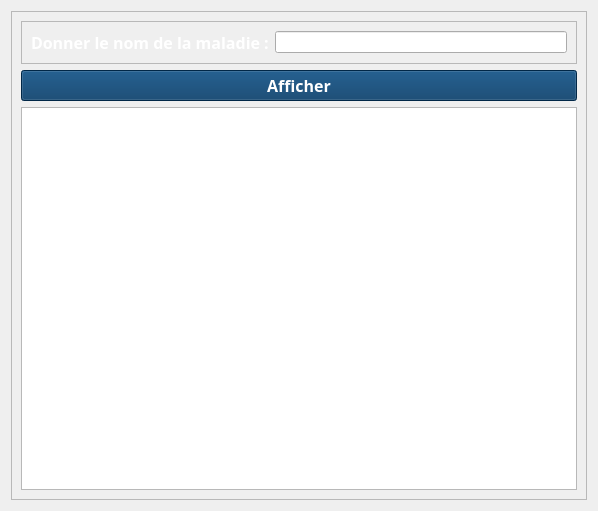
<?xml version="1.0" encoding="UTF-8"?>
<ui version="4.0">
 <class>Form</class>
 <widget class="QWidget" name="Form">
  <property name="geometry">
   <rect>
    <x>0</x>
    <y>0</y>
    <width>598</width>
    <height>511</height>
   </rect>
  </property>
  <property name="windowTitle">
   <string>Form</string>
  </property>
  <property name="styleSheet">
   <string notr="true">QWidget {
    border-image: url(:/newPrefix/covid.jpg);
}
QWidget * {
    border-image: none;
}</string>
  </property>
  <layout class="QHBoxLayout" name="horizontalLayout_2">
   <item>
    <widget class="QFrame" name="frame_2">
     <property name="frameShape">
      <enum>QFrame::StyledPanel</enum>
     </property>
     <property name="frameShadow">
      <enum>QFrame::Raised</enum>
     </property>
     <layout class="QVBoxLayout" name="verticalLayout">
      <item>
       <widget class="QFrame" name="frame">
        <property name="frameShape">
         <enum>QFrame::StyledPanel</enum>
        </property>
        <property name="frameShadow">
         <enum>QFrame::Raised</enum>
        </property>
        <layout class="QHBoxLayout" name="horizontalLayout">
         <item>
          <widget class="QLabel" name="label">
           <property name="palette">
            <palette>
             <active>
              <colorrole role="WindowText">
               <brush brushstyle="SolidPattern">
                <color alpha="255">
                 <red>255</red>
                 <green>255</green>
                 <blue>255</blue>
                </color>
               </brush>
              </colorrole>
              <colorrole role="Text">
               <brush brushstyle="SolidPattern">
                <color alpha="255">
                 <red>255</red>
                 <green>255</green>
                 <blue>255</blue>
                </color>
               </brush>
              </colorrole>
              <colorrole role="ButtonText">
               <brush brushstyle="SolidPattern">
                <color alpha="255">
                 <red>255</red>
                 <green>255</green>
                 <blue>255</blue>
                </color>
               </brush>
              </colorrole>
             </active>
             <inactive>
              <colorrole role="WindowText">
               <brush brushstyle="SolidPattern">
                <color alpha="255">
                 <red>255</red>
                 <green>255</green>
                 <blue>255</blue>
                </color>
               </brush>
              </colorrole>
              <colorrole role="Text">
               <brush brushstyle="SolidPattern">
                <color alpha="255">
                 <red>255</red>
                 <green>255</green>
                 <blue>255</blue>
                </color>
               </brush>
              </colorrole>
              <colorrole role="ButtonText">
               <brush brushstyle="SolidPattern">
                <color alpha="255">
                 <red>255</red>
                 <green>255</green>
                 <blue>255</blue>
                </color>
               </brush>
              </colorrole>
             </inactive>
             <disabled>
              <colorrole role="WindowText">
               <brush brushstyle="SolidPattern">
                <color alpha="255">
                 <red>120</red>
                 <green>120</green>
                 <blue>120</blue>
                </color>
               </brush>
              </colorrole>
              <colorrole role="Text">
               <brush brushstyle="SolidPattern">
                <color alpha="255">
                 <red>120</red>
                 <green>120</green>
                 <blue>120</blue>
                </color>
               </brush>
              </colorrole>
              <colorrole role="ButtonText">
               <brush brushstyle="SolidPattern">
                <color alpha="255">
                 <red>120</red>
                 <green>120</green>
                 <blue>120</blue>
                </color>
               </brush>
              </colorrole>
             </disabled>
            </palette>
           </property>
           <property name="font">
            <font>
             <family>Segoe UI Black</family>
             <pointsize>12</pointsize>
             <weight>75</weight>
             <bold>true</bold>
            </font>
           </property>
           <property name="text">
            <string>Donner le nom de la maladie :</string>
           </property>
          </widget>
         </item>
         <item>
          <widget class="QLineEdit" name="lineEdit"/>
         </item>
        </layout>
       </widget>
      </item>
      <item>
       <widget class="QPushButton" name="pushButton">
        <property name="palette">
         <palette>
          <active>
           <colorrole role="WindowText">
            <brush brushstyle="SolidPattern">
             <color alpha="255">
              <red>255</red>
              <green>255</green>
              <blue>255</blue>
             </color>
            </brush>
           </colorrole>
           <colorrole role="Button">
            <brush brushstyle="SolidPattern">
             <color alpha="255">
              <red>1</red>
              <green>55</green>
              <blue>100</blue>
             </color>
            </brush>
           </colorrole>
           <colorrole role="Text">
            <brush brushstyle="SolidPattern">
             <color alpha="255">
              <red>255</red>
              <green>255</green>
              <blue>255</blue>
             </color>
            </brush>
           </colorrole>
           <colorrole role="ButtonText">
            <brush brushstyle="SolidPattern">
             <color alpha="255">
              <red>255</red>
              <green>255</green>
              <blue>255</blue>
             </color>
            </brush>
           </colorrole>
           <colorrole role="Base">
            <brush brushstyle="SolidPattern">
             <color alpha="255">
              <red>1</red>
              <green>55</green>
              <blue>100</blue>
             </color>
            </brush>
           </colorrole>
           <colorrole role="Window">
            <brush brushstyle="SolidPattern">
             <color alpha="255">
              <red>1</red>
              <green>55</green>
              <blue>100</blue>
             </color>
            </brush>
           </colorrole>
          </active>
          <inactive>
           <colorrole role="WindowText">
            <brush brushstyle="SolidPattern">
             <color alpha="255">
              <red>255</red>
              <green>255</green>
              <blue>255</blue>
             </color>
            </brush>
           </colorrole>
           <colorrole role="Button">
            <brush brushstyle="SolidPattern">
             <color alpha="255">
              <red>1</red>
              <green>55</green>
              <blue>100</blue>
             </color>
            </brush>
           </colorrole>
           <colorrole role="Text">
            <brush brushstyle="SolidPattern">
             <color alpha="255">
              <red>255</red>
              <green>255</green>
              <blue>255</blue>
             </color>
            </brush>
           </colorrole>
           <colorrole role="ButtonText">
            <brush brushstyle="SolidPattern">
             <color alpha="255">
              <red>255</red>
              <green>255</green>
              <blue>255</blue>
             </color>
            </brush>
           </colorrole>
           <colorrole role="Base">
            <brush brushstyle="SolidPattern">
             <color alpha="255">
              <red>1</red>
              <green>55</green>
              <blue>100</blue>
             </color>
            </brush>
           </colorrole>
           <colorrole role="Window">
            <brush brushstyle="SolidPattern">
             <color alpha="255">
              <red>1</red>
              <green>55</green>
              <blue>100</blue>
             </color>
            </brush>
           </colorrole>
          </inactive>
          <disabled>
           <colorrole role="WindowText">
            <brush brushstyle="SolidPattern">
             <color alpha="255">
              <red>120</red>
              <green>120</green>
              <blue>120</blue>
             </color>
            </brush>
           </colorrole>
           <colorrole role="Button">
            <brush brushstyle="SolidPattern">
             <color alpha="255">
              <red>1</red>
              <green>55</green>
              <blue>100</blue>
             </color>
            </brush>
           </colorrole>
           <colorrole role="Text">
            <brush brushstyle="SolidPattern">
             <color alpha="255">
              <red>120</red>
              <green>120</green>
              <blue>120</blue>
             </color>
            </brush>
           </colorrole>
           <colorrole role="ButtonText">
            <brush brushstyle="SolidPattern">
             <color alpha="255">
              <red>120</red>
              <green>120</green>
              <blue>120</blue>
             </color>
            </brush>
           </colorrole>
           <colorrole role="Base">
            <brush brushstyle="SolidPattern">
             <color alpha="255">
              <red>1</red>
              <green>55</green>
              <blue>100</blue>
             </color>
            </brush>
           </colorrole>
           <colorrole role="Window">
            <brush brushstyle="SolidPattern">
             <color alpha="255">
              <red>1</red>
              <green>55</green>
              <blue>100</blue>
             </color>
            </brush>
           </colorrole>
          </disabled>
         </palette>
        </property>
        <property name="font">
         <font>
          <family>Segoe UI Black</family>
          <pointsize>12</pointsize>
          <weight>75</weight>
          <bold>true</bold>
         </font>
        </property>
        <property name="styleSheet">
         <string notr="true">background-color: rgb(1, 55, 100);</string>
        </property>
        <property name="text">
         <string>Afficher</string>
        </property>
       </widget>
      </item>
      <item>
       <widget class="QTableView" name="tableView"/>
      </item>
     </layout>
    </widget>
   </item>
  </layout>
 </widget>
 <resources/>
 <connections/>
</ui>
